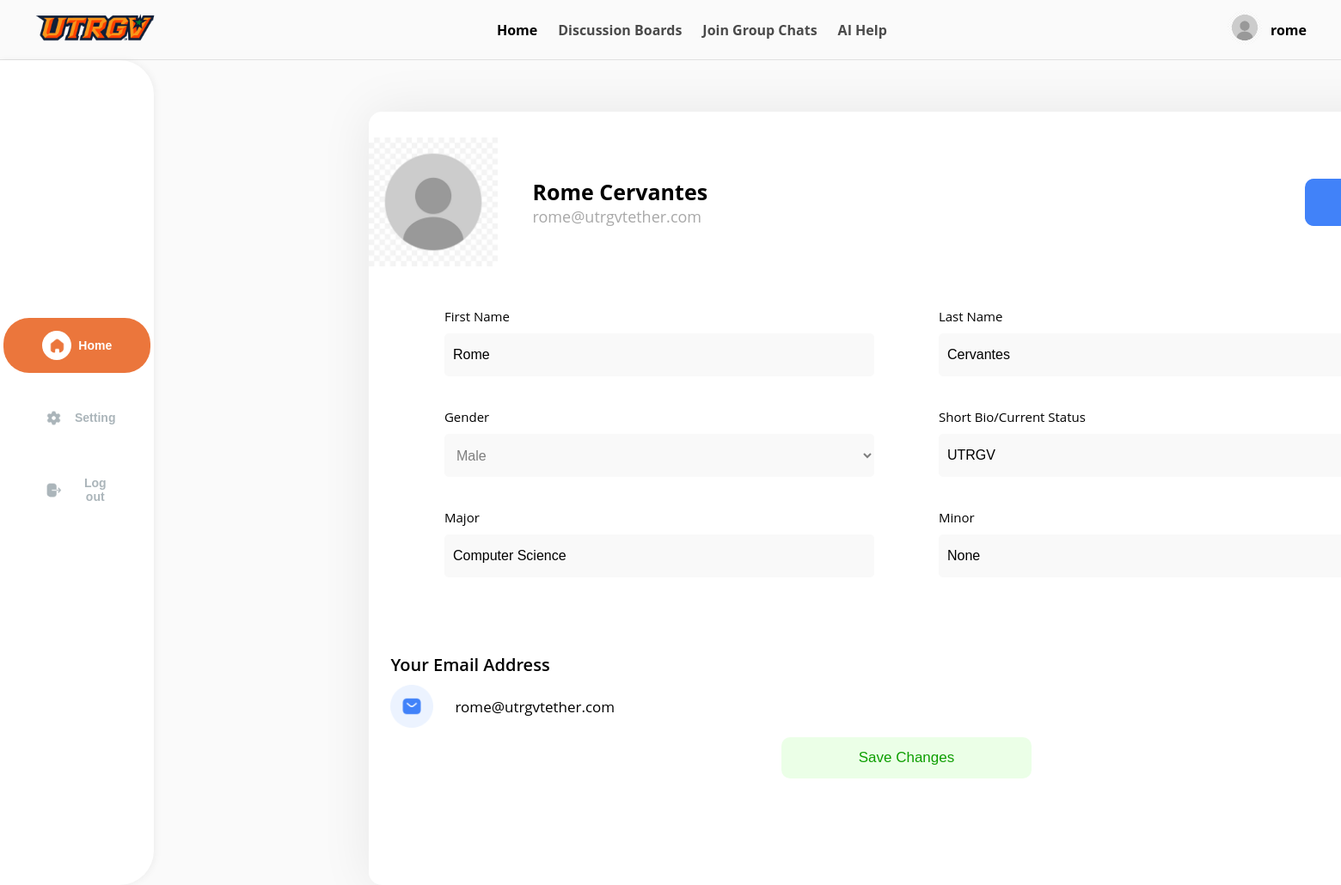
/Main/settings/ (signed in), run on the app's committed database.
### Main/models.py (models this page shows, shortened)
class Profile(models.Model):
    user = models.OneToOneField('auth.User', on_delete=models.CASCADE)
    id_user = models.IntegerField(unique=True, blank=True, null=True)
    bio = models.TextField(blank=True, null=True)
    profile_picture = models.ImageField(upload_to='profile_images/', default='blank_profile_picture.jpg', null=True)
    major = models.CharField(max_length=100, blank=True, null=True)
    gender = models.CharField(max_length=10, blank=True, null=True)
    minor = models.CharField(max_length=100, blank=True, null=True)

### Main/views.py (the view, shortened to what this page needs)
# urls.py: path('settings/', views.settings,name='settings'),
@login_required
def settings(request):
    user = request.user
    profile, created = Profile.objects.get_or_create(user=user)
    return render(request, 'Main/settings.html', {'user': user, 'profile': profile})

### Main/templates/Main/settings.html (shortened to what this page needs)
{% load static %}
<!DOCTYPE html>
<html>
  <head>
    <link rel="stylesheet" href="{% static 'Main/css/settings.css' %}" />
  </head>
  <body>
    <header>
      <div class="header-container">
        <a href="{% url 'dashboard' %}">
          <img class="nav-logo" src="{% static 'Main/images/nav-utrgv.png' %}" />
        </a>
        <nav class="main-nav">
          <a href="{% url 'dashboard' %}" class="nav-link active">Home</a>
          <a href="{% url 'discussion' %}" class="nav-link">Discussion Boards</a>
          <a href="{% url 'groupchat' %}" class="nav-link">Join Group Chats</a>
          <a href="#" class="nav-link">AI Help</a>
        </nav>
        <div class="user-profile">
          <a href="{% url 'settings' %}">
          <img class="avatar" src="{{profile.profile_picture.url}}" />
          </a>
          <span class="username">{{ user.username }}</span>
        </div>
      </div>
    </header>
    <div class="layout-container">
      <aside class="left-sidebar">
        <div class="sidebar-menu">
          <button class="sidebar-btn active">
            <img class="btn-icon" src="{% static 'Main/images/home-icon.png' %}" />
            Home
          </button>
          <button class="sidebar-btn">
            <img class="btn-icon" src="{% static 'Main/images/setting-icon.png' %}" />
            Setting
          </button>
          <button class="sidebar-btn" onclick="window.location.href='{% url 'home' %}'">
            <img class="btn-icon" src="{% static 'Main/images/logout-icon.png' %}" />
            Log out
          </button>
        </div>
      </aside>
    <main class="main-content">
      <form method="POST">
          <div class="top-info">
            <div class="user-info">
              <img class="settings-avatar" src="{{ profile.profile_picture.url }}" alt="Profile Picture" />
              <div class="user-info-text">
                <p class="user-name">{{ user.first_name }} {{ user.last_name }}</p>
                <p class="user-email">{{ user.email }}</p>
              </div>
            </div>
            <button class="edit-btn">Edit</button>
          </div>
          <div class="middle-section">
            <div class="info-containers">
              <div class="profile-pref">
                <div class="text-class">First Name</div>
                <input name="first_name" value="{{ user.first_name }}" class="text-box-classes" placeholder="Enter First Name">
              </div>
              <div class="profile-pref">
                <div class="text-class">Last Name</div>
                <input name="last_name" value="{{ user.last_name }}" class="text-box-classes" placeholder="Enter Last Name">
              </div>
            </div>
            <div class="info-containers">
              <div class="profile-pref">
                <div class="text-class">Gender</div>
                <select name="gender" class="drop-down-class">
                  <option value="Male" {% if profile.gender == "Male" %}selected{% endif %}>Male</option>
                </select>
              </div>
              <div class="profile-pref">
                <div class="text-class">Short Bio/Current Status</div>
                <input name="bio" value="{{ profile.bio }}" class="text-box-classes" placeholder="Enter Bio">
              </div>
            </div>
            <div class="info-containers">
              <div class="profile-pref">
                <div class="text-class">Major</div>
                <input name="major" value="{{ profile.major }}" class="text-box-classes" placeholder="Enter Major">
              </div>
              <div class="profile-pref">
                <div class="text-class">Minor</div>
                <input name="minor" value="{{ profile.minor }}" class="text-box-classes" placeholder="Enter Minor (optional)">
              </div>
            </div>
          <div class="bottom-section">
            <div class="email-class">Your Email Address</div>
            <div class="email-container">
              <img class="email-icon" src="{% static 'Main/images/email-icon.png' %}">
              <div class="email-txt">{{ user.email }}</div>
            </div>
            <div class="submit-container">
              <button class="submit-btn" type="submit" >Save Changes</button>
            </div>
          </div>
        </form>
      </main>
    </div>
  </body>
</html>

### Main/static/Main/css/settings.css (style rules this page uses)
* { margin: 0; padding: 0; box-sizing: border-box; }
body { font-family: "Open Sans", sans-serif; background: #fafafa; }
header { height: 70px; border-bottom: 1px solid rgba(0,0,0,0.1); }
.header-container { display: flex; align-items: center; justify-content: space-between; height: 100%; padding: 0 40px; }
.nav-logo { height: 130px; padding-top: 30px; }
.main-nav { display: flex; gap: 24px; }
.nav-link { font-size: 16px; font-weight: 700; color: #000; text-decoration: none; opacity: 0.7; }
.nav-link.active { opacity: 1; }
.user-profile { display: flex; align-items: center; gap: 10px; }
.avatar { width: 40px; height: 40px; border-radius: 50%; }
.username { font-weight: 700; }
.layout-container { display: flex; min-height: calc(100vh - 70px); position: relative; }
.left-sidebar { width: 250px; padding: 300px 0; background: #fff; border-top-right-radius: 40px; border-bottom-right-radius: 40px; box-shadow: 2px 0 8px rgba(0,0,0,0.05); }
.sidebar-menu { display: flex; flex-direction: column; align-items: center; gap: 20px; }
.sidebar-btn { background: #fff; border: none; border-radius: 30px; padding: 15px 45px; color: #ABB5BA; font-weight: 700; font-size: 14px; display: flex; align-items: center; gap: 8px; cursor: pointer; }
.sidebar-btn .btn-icon { width: 15px; height: 15px; }
.sidebar-btn.active { background: #EB763C; color: #fff; }
.main-content { background-color: #fff; width: 1500px; height: 900px; margin-left: 250px; margin-top: 60px; border-radius: 15px; display: flex; flex-direction: column; align-items: center; box-shadow: 0px 0 60px rgba(0,0,0,0.08); }
.sidebar-btn .btn-icon { background: #fff; border-radius: 50%; padding: 7.5px; width: 34px; height: 34px; display: flex; align-items: center; justify-content: center; }
.top-info { display: flex; flex-direction: row; width: 1250px; height: 150px; margin-top: 30px; margin-bottom: 30px; align-items: center; justify-content:space-between; }
.user-info { display: flex; flex-direction: row; align-items: center; }
.settings-avatar { height: 150px; width: 150px; }
.user-info-text { margin-left:40px; }
.user-name { font-size: 25px; font-weight: 700; }
.user-email { font-size: 18px; color: rgba(128, 128, 128, 0.681); }
.edit-btn { padding: 17px 40px; margin-right: 50px; background-color: rgba(65, 130, 249, 1); color:white; border:none; font-size: 18px; border-radius: 10px; cursor: pointer; }
.middle-section { display: flex; flex-direction: column; width:1250px; height: 500px; justify-content: center; align-items: center; }
.info-containers { width:1150px; height: 140px; display: flex; flex-direction: row; }
.profile-pref { width:575px; display:flex; flex-direction: column; justify-content: center; align-items: center; }
.text-box-classes { width: 500px; height: 50px; padding:10px; border:none; border-radius: 5px; font-size: 16px; background-color: rgba(249, 249, 249, 1); }
.drop-down-class { width: 500px; height: 50px; padding:10px; border:none; border-radius: 5px; font-size: 16px; color: rgb(126, 126, 126); background-color: rgba(249, 249, 249, 1); }
.text-class { width: 500px; height: 20px; font-size: 15px; margin-bottom: 10px; }
.bottom-section { display:flex; flex-direction: column; width: 1200px; height: 150px; justify-content: start; align-items: start; gap: 10px; padding-top:70px; }
.email-class { font-size: 20px; font-weight: 600; }
.email-container { display: flex; flex-direction: row; }
.email-icon { height: 50px; width : 50px; }
.email-txt { font-size: 17px; padding: 14px 25px; }
.submit-container { display: flex; width: 1200px; justify-content: center; align-items: center; }
.submit-btn { background-color: rgba(51, 255, 0, 0.095); color: rgb(13, 158, 0); border:none; border-radius:10px; padding: 14px 90px; font-size: 17px; cursor: pointer; }

### data on the page
Profile: profile_picture (placeholder picture), gender "Male", bio "UTRGV", major "Computer Science", minor "None"

### other printed values
{{ user.username }} "rome"
{{ user.first_name }} "Rome"
{{ user.last_name }} "Cervantes"
{{ user.email }} "rome@utrgvtether.com"
